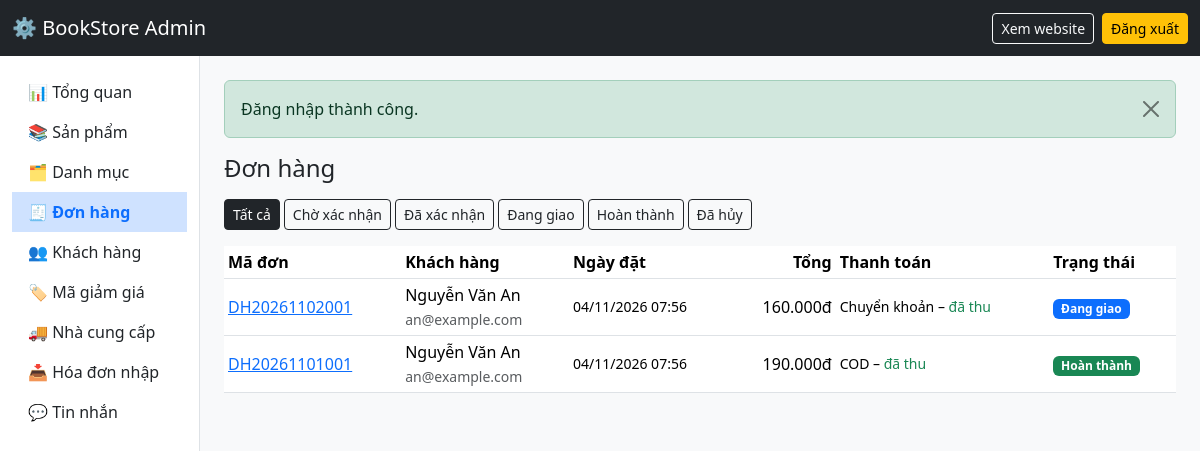
/admin/don-hang (signed in), run on the app's committed database.
### tables this page shows
CREATE TABLE orders (
    id               INT UNSIGNED AUTO_INCREMENT PRIMARY KEY,
    user_id          INT UNSIGNED NOT NULL,
    coupon_id        INT UNSIGNED NULL,
    order_code       VARCHAR(20) NOT NULL UNIQUE,        
    receiver_name    VARCHAR(100) NOT NULL,              
    receiver_phone   VARCHAR(20)  NOT NULL,
    shipping_address VARCHAR(255) NOT NULL,
    note             VARCHAR(255) NULL,
    subtotal         DECIMAL(12,0) NOT NULL,             
    discount_amount  DECIMAL(12,0) NOT NULL DEFAULT 0,
    shipping_fee     DECIMAL(12,0) NOT NULL DEFAULT 0,
    total            DECIMAL(12,0) NOT NULL,             
    payment_method   ENUM('cod','bank_transfer','vnpay') NOT NULL DEFAULT 'cod',
    payment_status   ENUM('unpaid','paid','failed') NOT NULL DEFAULT 'unpaid',
    status           ENUM('pending','confirmed','shipping','completed','cancelled') NOT NULL DEFAULT 'pending',
    created_at       TIMESTAMP NOT NULL DEFAULT CURRENT_TIMESTAMP,
    updated_at       TIMESTAMP NOT NULL DEFAULT CURRENT_TIMESTAMP ON UPDATE CURRENT_TIMESTAMP,
    CONSTRAINT fk_ord_user   FOREIGN KEY (user_id)   REFERENCES users(id),
    CONSTRAINT fk_ord_coupon FOREIGN KEY (coupon_id) REFERENCES coupons(id) ON DELETE SET NULL,
    INDEX idx_ord_user (user_id),
    INDEX idx_ord_status (status)
);

CREATE TABLE users (
    id          INT UNSIGNED AUTO_INCREMENT PRIMARY KEY,
    full_name   VARCHAR(100) NOT NULL,
    email       VARCHAR(150) NOT NULL UNIQUE,
    password    VARCHAR(255) NOT NULL,                   
    phone       VARCHAR(20)  NULL,
    address     VARCHAR(255) NULL,
    role        ENUM('customer','admin') NOT NULL DEFAULT 'customer',
    is_active   TINYINT(1)   NOT NULL DEFAULT 1,         
    created_at  TIMESTAMP    NOT NULL DEFAULT CURRENT_TIMESTAMP
);

### app/core/Controller.php (called while the page is built, shortened)
<?php
abstract class Controller
{
    protected function render(string $view, array $data = [], string $layout = 'main'): void
    {
        extract($data);
        require APP_PATH . "/views/$view.php";
    }
}

### app/controllers/AdminController.php (called while the page is built, shortened)
<?php
abstract class AdminController extends Controller
{
    protected function view(string $view, array $data = []): void
    {
        $this->render($view, $data, 'admin');
    }
}

### app/controllers/AdminOrderController.php (called while the page is built, shortened)
<?php
class AdminOrderController extends AdminController
{
    public function index(): void
    {
        $status = $_GET['status'] ?? '';
        $this->view('admin/orders/index', ['title' => 'Đơn hàng', 'status' => $status, 'orders' => (new Order())->all($status)]);
    }
}

### public/index.php (called while the page is built, shortened)
<?php
$config = require ROOT_PATH . '/config/config.php';
spl_autoload_register(function (string $class) {
    foreach (['core', 'controllers', 'models'] as $dir) {
        $file = APP_PATH . "/$dir/$class.php";
        if (is_file($file)) { require $file; return; }
    }
});
require APP_PATH . '/core/helpers.php';
$router = new Router();
$router->dispatch($_SERVER['REQUEST_METHOD'], $_SERVER['REQUEST_URI']);

### app/core/helpers.php (called while the page is built, shortened)
<?php
function e($value): string
{
    return htmlspecialchars((string)$value, ENT_QUOTES, 'UTF-8');
}
function url(string $path = ''): string
{
    return BASE_URL . '/' . ltrim($path, '/');
}
function money($n): string
{
    return number_format((float)$n, 0, ',', '.') . 'đ';
}
function status_label(string $s): string
{
    return ['pending' => 'Chờ xác nhận', 'confirmed' => 'Đã xác nhận', 'shipping' => 'Đang giao',
            'completed' => 'Hoàn thành', 'cancelled' => 'Đã hủy'][$s] ?? $s;
}
function status_color(string $s): string
{
    return ['pending' => 'warning', 'confirmed' => 'info', 'shipping' => 'primary',
            'completed' => 'success', 'cancelled' => 'secondary'][$s] ?? 'light';
}
function payment_label(string $m): string
{
    return ['cod' => 'COD', 'bank_transfer' => 'Chuyển khoản', 'vnpay' => 'VNPay'][$m] ?? $m;
}

### app/core/Model.php (called while the page is built, shortened)
<?php
abstract class Model
{
    public function __construct()
    {
        $this->db = Database::getConnection();
    }
}

### config/config.php (called while the page is built)
<?php
return [
    'app_name' => 'BookStore - Sách & Văn phòng phẩm',
    'db' => [
        'host'    => 'localhost',
        'name'    => 'bookstore',
        'user'    => 'root',
        'pass'    => '',
        'charset' => 'utf8mb4',
    ],
    'vnpay' => [
        'tmn_code'    => '',
        'hash_secret' => '',
        'pay_url'     => 'https://sandbox.vnpayment.vn/paymentv2/vpcpay.html',
    ],
];

### app/core/Database.php (called while the page is built)
<?php
class Database
{
    private static ?PDO $instance = null;
    public static function getConnection(): PDO
    {
        if (self::$instance === null) {
            global $config;
            $c = $config['db'];
            $dsn = "mysql:host={$c['host']};dbname={$c['name']};charset={$c['charset']}";
            self::$instance = new PDO($dsn, $c['user'], $c['pass'], [
                PDO::ATTR_ERRMODE            => PDO::ERRMODE_EXCEPTION,
                PDO::ATTR_DEFAULT_FETCH_MODE => PDO::FETCH_ASSOC,
                PDO::ATTR_EMULATE_PREPARES   => false,
            ]);
        }
        return self::$instance;
    }
}

### app/models/Order.php (called while the page is built, shortened)
<?php
class Order extends Model
{
    public function all(string $status = ''): array
    {
        $sql = "SELECT o.*, u.full_name, u.email FROM orders o JOIN users u ON u.id = o.user_id";
        $args = [];
        $st = $this->db->prepare($sql . " ORDER BY o.id DESC LIMIT 200");
        $st->execute($args);
        return $st->fetchAll();
    }
}

### app/views/admin/orders/index.php (the view, shortened to what this page needs)
<h1 class="h4 mb-3">Đơn hàng</h1>
<div class="mb-3 d-flex flex-wrap gap-1">
    <a href="<?= url('/admin/don-hang') ?>" class="btn btn-sm <?= $status === '' ? 'btn-dark' : 'btn-outline-dark' ?>">Tất cả</a>
    <?php foreach (array_keys(Order::FLOW) as $st): ?>
        <a href="<?= url('/admin/don-hang?status=' . $st) ?>" class="btn btn-sm <?= $status === $st ? 'btn-dark' : 'btn-outline-dark' ?>"><?= e(status_label($st)) ?></a>
    <?php endforeach; ?>
</div>
<div class="table-responsive"><table class="table table-sm table-hover align-middle bg-white">
    <thead><tr><th>Mã đơn</th><th>Khách hàng</th><th>Ngày đặt</th><th class="text-end">Tổng</th><th>Thanh toán</th><th>Trạng thái</th></tr></thead>
    <tbody>
    <?php foreach ($orders as $o): ?>
        <tr>
            <td><a href="<?= url('/admin/don-hang/' . $o['id']) ?>"><?= e($o['order_code']) ?></a></td>
            <td><?= e($o['full_name']) ?><br><small class="text-muted"><?= e($o['email']) ?></small></td>
            <td class="small"><?= e(date('d/m/Y H:i', strtotime($o['created_at']))) ?></td>
            <td class="text-end"><?= money($o['total']) ?></td>
            <td class="small"><?= e(payment_label($o['payment_method'])) ?> – <?= $o['payment_status'] === 'paid' ? '<span class="text-success">đã thu</span>' : 'chưa thu' ?></td>
            <td><span class="badge text-bg-<?= e(status_color($o['status'])) ?>"><?= e(status_label($o['status'])) ?></span></td>
        </tr>
    <?php endforeach; ?>
    </tbody>
</table></div>

### app/core/Router.php (shortened to what this page needs)
<?php
class Router
{
    private array $routes = [];
    private function add(string $method, string $path, string $handler): void
    {
        $regex = preg_replace('#\{(\w+)\}#', '(?P<$1>[^/]+)', $path);
        $this->routes[] = [$method, '#^' . $regex . '$#', $handler];
    }
    public function dispatch(string $method, string $uri): void
    {
        $path = parse_url($uri, PHP_URL_PATH);
        $path = preg_replace('#^' . preg_quote(BASE_URL, '#') . '(/public)?#', '', $path);
        $path = '/' . trim($path, '/');
        foreach ($this->routes as [$routeMethod, $regex, $handler]) {
            if ($routeMethod === $method && preg_match($regex, $path, $matches)) {
                $params = array_filter($matches, 'is_string', ARRAY_FILTER_USE_KEY);
                [$controllerName, $action] = explode('@', $handler);
                (new $controllerName())->$action(...array_values($params));
                return;
            }
        }
    }
}

### data on the page
orders: order_code "DH20261102001", user.full_name "Nguyễn Văn An", user.email "an@example.com", created_at "04/11/2026 07:56", total "160.000đ", payment_method "Chuyển khoản", payment_status "đã thu", status "Đang giao"
orders: order_code "DH20261101001", user.full_name "Nguyễn Văn An", user.email "an@example.com", created_at "04/11/2026 07:56", total "190.000đ", payment_method "COD", payment_status "đã thu", status "Hoàn thành"

### other printed values
$label "📊 Tổng quan"
$label "📚 Sản phẩm"
$label "🗂 Danh mục"
$label "🧾 Đơn hàng"
$label "👥 Khách hàng"
$label "🏷 Mã giảm giá"
$label "🚚 Nhà cung cấp"
$label "📥 Hóa đơn nhập"
$f['message'] "Đăng nhập thành công."
status_label($st) "Chờ xác nhận"
status_label($st) "Đã xác nhận"
status_label($st) "Đang giao"
status_label($st) "Hoàn thành"
status_label($st) "Đã hủy"
